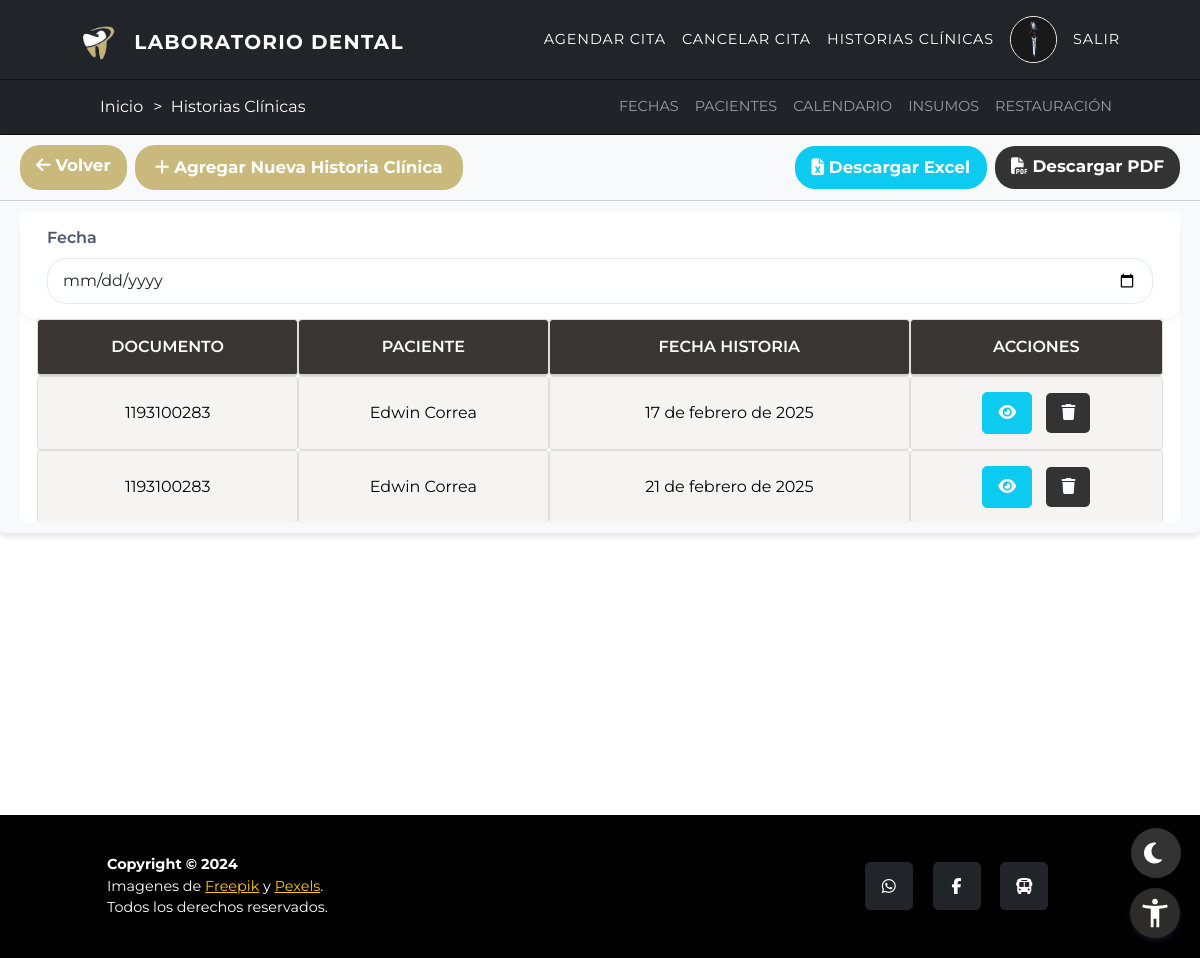
The page /list-historias/ (signed in) on the database its author committed.
### inicio/models.py (models this page shows, shortened)
class UserProfile(AbstractBaseUser, PermissionsMixin):
    TIPO_CHOICES = (
        (1, 'T.I'),
        (2, 'C.C'),
        (3, 'C.E'),
        (4, 'C.I'),
    )
    tipo = models.PositiveSmallIntegerField(choices=TIPO_CHOICES, default=2)
    documento = models.IntegerField(unique=True, validators=[validate_document_length])
    nombre = models.CharField(max_length=50)
    imagen = models.ImageField(upload_to='imagenes/', blank=True, null=True)
    direccion = models.CharField(max_length=100, null=True, blank=True)
    correo = models.EmailField(max_length=100, null=True, blank=True)
    ocupacion = models.CharField(max_length=50, null=True, blank=True)
    celular = models.CharField(max_length=15, null=True, blank=True)
    acudiente = models.CharField(max_length=50, null=True, blank=True)
    edad = models.PositiveSmallIntegerField(null=True, blank=True)
    is_active = models.BooleanField(default=True, null=True, blank=True)
    is_admin = models.BooleanField(default=False, null=True, blank=True)
    is_superuser = models.BooleanField(default=False, null=True, blank=True)
    is_staff = models.BooleanField(default=False)
    objects = UserProfileManager()
    USERNAME_FIELD = 'documento'
    REQUIRED_FIELDS = ['nombre', 'correo']

class Valoracion(models.Model):
    OPCIONES_SI_NO_NO_SABE = (
        (1, 'Si'),
        (2, 'No'),
        (3, 'Desinformado'),
    )
    OPCIONES_SI_NO = (
        (1, 'Si'),
        (2, 'No'),
    )
    user = models.ForeignKey(UserProfile, on_delete=models.CASCADE)
    nombre = models.CharField(max_length=150, blank=True)
    documento = models.CharField(max_length=50, blank=True)
    fecha_historia = models.DateField(null=True, blank=True)
    tratamiento_medicacion = models.PositiveSmallIntegerField(choices=OPCIONES_SI_NO_NO_SABE, default=3)
    reacciones_alergicas = models.PositiveSmallIntegerField(choices=OPCIONES_SI_NO_NO_SABE, default=3)
    transtorno_tension_arterial = models.PositiveSmallIntegerField(choices=OPCIONES_SI_NO_NO_SABE, default=3)
    diabetes = models.PositiveSmallIntegerField(choices=OPCIONES_SI_NO_NO_SABE, default=3)
    transtornos_emocionales = models.PositiveSmallIntegerField(choices=OPCIONES_SI_NO_NO_SABE, default=3)
    enfermedad_respiratoria = models.PositiveSmallIntegerField(choices=OPCIONES_SI_NO_NO_SABE, default=3)
    otros = models.CharField(max_length=100, blank=True)
    protesis_dental = models.CharField(max_length=100, blank=True)
    total = models.CharField(max_length=100, blank=True)
    acrilico = models.CharField(max_length=100, blank=True)
    flexible = models.CharField(max_length=100, blank=True)
    parcial = models.CharField(max_length=100, blank=True)
    retenedores = models.CharField(max_length=100, blank=True)
    panoramica = models.CharField(max_length=100, blank=True)
    periapical = models.CharField(max_length=100, blank=True)
    cepillado_dental = models.PositiveSmallIntegerField(choices=OPCIONES_SI_NO)
    seda_dental = models.PositiveSmallIntegerField(choices=OPCIONES_SI_NO)
    enjuague_bucal = models.PositiveSmallIntegerField(choices=OPCIONES_SI_NO)

### historiaclinica/views.py (the view)
# urls.py: path('list-historias/', views.listhistorias, name="listhistorias"),
@never_cache
@login_required(login_url='acceso_denegado')
def listhistorias(request):
    if request.user.is_superuser:
        historias = Valoracion.objects.all()
    else:
        historias = Valoracion.objects.filter(user=request.user)
    fecha = request.GET.get('fecha')
    if fecha:
        historias = historias.filter(fecha_historia=fecha)
    return render(request, 'listhistorias.html', {
        'historias': historias
    })

### historiaclinica/templates/listhistorias.html (shortened to what this page needs)
{% extends 'inicio.html' %}
{% load static %}
{% block titulo %}
Historias Clínicas
{% endblock %}
{% block content %}
<div class="ContentTable">
    <div class="card">
        <div class="card-header">
            <div class="d-flex justify-content-between align-items-center">
                <div class="d-flex">
                    <a class="btn btn-primary btn-custom me-2" href="{% url 'dashboard' %}" role="button"
                        data-tooltip="Volver al dashboard">
                        <i class="fas fa-arrow-left text-white"></i> <span> Volver </span>
                    </a>
                    {% if request.user.is_superuser %}
                    <a class="btn btn-success btn-custom me-2" href="{% url 'crearhistorias' %}" role="button"
                        data-tooltip="Agregar nueva historia clínica">
                        <i class="fas fa-plus text-white"></i> <span> Agregar Nueva Historia Clínica </span>
                    </a>
                    {% endif %}
                </div>
                <div class="d-flex">
                    <a class="btn btn-info btn-custom me-2" href="{% url 'reporte_excel_historia' %}" role="button"
                        data-tooltip="Descargar tabla en excel">
                        <i class="fas fa-file-excel text-white"></i> <span>Descargar Excel</span>
                    </a>
                    <a class="btn btn-danger btn-custom" href="{% url 'reporte_pdf_historia' %}" role="button"
                        data-tooltip="Descargar tabla en pdf">
                        <i class="fas fa-file-pdf text-white"></i> <span>Descargar PDF</span>
                    </a>
                </div>
            </div>
        </div>
        <div class="card-body">
            <div class="table-container">
                <form id="filtroForm" method="get" action="{% url 'listhistorias' %}">
                    <div class="row" style="width: 100%;">
                        <div>
                            <label for="fechaFiltro" class="form-label"
                                data-tooltip="Filtrar citas por fecha">Fecha</label>
                            <input type="date" id="fechaFiltro" name="fecha" class="form-control"
                                value="{{ request.GET.fecha }}" data-tooltip="Filtrar por fecha">
                        </div>
                    </div>
                </form>
                <div class="table-responsive">
                    <table id="elementosTable" class="table table-primary table-centered">
                        <thead>
                            <tr>
                                <th id="headerDocumento" data-sort="documento" scope="col"
                                    data-tooltip="Documento del paciente">Documento</th>
                                <th id="headerPaciente" data-sort="nombre" scope="col"
                                    data-tooltip="Nombre del paciente">Paciente</th>
                                <th id="headerFecha" data-sort="fecha_historia" scope="col"
                                    data-tooltip="Fecha de la historia clínica">Fecha Historia</th>
                                <th scope="col" data-tooltip="Acciones disponibles">Acciones</th>
                            </tr>
                        </thead>
                        <tbody>
                            {% for historia in historias %}
                            <tr>
                                <td data-sort="documento">{{ historia.documento }}</td>
                                <td data-sort="nombre">{{ historia.nombre }}</td>
                                <td data-sort="fecha_historia">{{ historia.fecha_historia }}</td>
                                <td>
                                    <a class="btn btn-info" href="{% url 'verhistorias' historia.id %}" role="button"
                                        data-tooltip="Ver detalles de la historia"><i
                                            class="fas fa-eye sort-icon a"></i></a>
                                    {% if user.is_superuser %}
                                    <button class="btn btn-danger"
                                        onclick="confirmarEliminacion2('{{ historia.id }}', '{{ historia.nombre }}', '{{ historia.documento }}')"
                                        data-tooltip="Eliminar historia clínica"><i
                                            class="fas fa-trash sort-icon a"></i></button>
                                    {% endif %}
                                </td>
                            </tr>
                            {% endfor %}
                        </tbody>
                    </table>
                </div>
            </div>
        </div>
    </div>
</div>
{% endblock %}

### inicio/templates/inicio.html (shortened to what this page needs)
{% load static %}
<!DOCTYPE html>
<html lang="es">
<head>
  <link rel="stylesheet" href="https://cdn.jsdelivr.net/npm/bootstrap@5.3.2/dist/css/bootstrap.min.css"
 />
  <link rel="stylesheet" href="https://cdn.jsdelivr.net/npm/flatpickr/dist/flatpickr.min.css">
  <link rel="stylesheet" href="https://cdnjs.cloudflare.com/ajax/libs/font-awesome/6.5.2/css/all.min.css" />
  <link rel="stylesheet" href="https://cdn.jsdelivr.net/npm/sweetalert2@11.0.19/dist/sweetalert2.min.css" />
  <link rel="stylesheet" href="https://cdn.datatables.net/2.1.6/css/dataTables.jqueryui.min.css" />
  <link rel="stylesheet" href="https://cdn.datatables.net/2.1.6/css/dataTables.dataTables.min.css" />
  <link rel="stylesheet" href="https://cdn.datatables.net/buttons/3.1.2/css/buttons.dataTables.min.css" />
  <link rel="stylesheet" href="{% static 'css/inicio_dashboard2.css' %}?v3.3" />
  <link rel="stylesheet" href="{% static 'css/styles.css' %}?v2.9" />
  <link rel="stylesheet" href="{% static 'css/tablas.css' %}?v3.3">
  <link rel="stylesheet" href="{% static 'css/custom.css' %}?v1.9">
  <link rel="stylesheet" href="{% static 'css/dark_mode.css' %}?v2.4">
  <link rel="stylesheet" href="{% static 'css/htmlInicio.css' %}?v1.2">
</head>
<body id="page-top">
  <div class="menu">
    <nav class="navbar2 navbar-expand-lg navbar-dark fixed-top navbar-shrink" id="mainNav">
      <div class="container">
        <a class="navbar-brand d-flex align-items-center" href="{% url 'dashboard' %}"
          data-tooltip="Ir al Tablero Principal">
          <img src="{% static 'img/logo.png' %}" alt="Logo" class="img-fluid" style="max-height: 40px; width: auto;">
          <span class="labo ms-2 d-none d-sm-inline">LABORATORIO DENTAL</span>
        </a>
        <div class="collapse navbar-collapse" id="navbarResponsiveCombined">
          <ul class="navbar-nav text-uppercase ms-auto py-4 py-lg-0">
            <li class="nav-item">
              <a class="nav-link" href="{% url 'crearcitas' %}" data-tooltip="Programar una nueva cita">
                Agendar Cita
              </a>
            </li>
            <li class="nav-item">
              <a class="nav-link" href="{% url 'listcitas' %}" data-tooltip="Ver y cancelar citas existentes">
                Cancelar Cita
              </a>
            </li>
            <li class="nav-item">
              <a class="nav-link" href="{% url 'listhistorias' %}" data-tooltip="Acceder a historias clínicas">
                Historias Clínicas
              </a>
            </li>
            <li class="nav-item">
              <div class="profile-dropdown">
                <div onclick="toggle()" class="profile-dropdown-btn">
                  <a href="{% url 'configuracion' id=user.id %}" data-tooltip="Ver perfil y configuración">
                    <div class="profile-img">
                      {% if user.imagen %}
                      <img src="{{ user.imagen.url }}" alt="Profile Image" />
                      {% else %}
                      <img src="{% static 'img/user.png' %}" alt="Default Profile Image" />
                      {% endif %}
                    </div>
                  </a>
                </div>
              </div>
            </li>
            <li class="nav-item">
              <form method="post" action="{% url 'signout' %}" id="logout-form" style="display: inline">
                <a class="nav-link" href="#"
                  onclick="event.preventDefault(); document.getElementById('logout-form').submit();"
                  data-tooltip="Cerrar sesión">
                  Salir
                </a>
              </form>
            </li>
          </ul>
        </div>
      </div>
    </nav>
    <nav class="navbar navbar-expand-lg navbar-dark fixed-top second-navbar d-none d-lg-block">
      <div class="collapse navbar-collapse" id="navbarResponsive">
        <div class="container d-flex justify-content-center">
          <p id="home2">
          <div class="breadcrumbs">
            <a href="{% url 'dashboard' %}" data-tooltip="Volver al inicio">Inicio</a>&gt;&nbsp;
            {% block titulo %} {% endblock %}
          </div>
          </p>
          {% if user.is_superuser %}
          <ul class="navbar-nav text-uppercase ms-auto py-4 py-lg-0 d-flex justify-content-center">
            <li class="nav-item">
              <a class="nav-link" href="{% url 'listfechas' %}" data-tooltip="Gestionar fechas disponibles">Fechas</a>
            </li>
            <li class="nav-item">
              <a class="nav-link" href="{% url 'listcuentas' %}" data-tooltip="Ver lista de pacientes">Pacientes</a>
            </li>
            <li class="nav-item">
              <a class="nav-link" href="{% url 'calendario' %}" data-tooltip="Ver calendario de citas">Calendario</a>
            </li>
            <li class="nav-item">
              <a class="nav-link" href="{% url 'listelementos' %}"
                data-tooltip="Gestionar inventario de insumos">Insumos</a>
            </li>
            <li class="nav-item">
              <a class="nav-link" href="{% url 'backup_list' %}"
                data-tooltip="Gestionar copias de seguridad">Restauración</a>
            </li>
          </ul>
          {% endif %}
        </div>
      </div>
    </nav>
  </div>
  {% block content %} {% endblock %}
  <div class="bootFooter">
    <div class="dark-mode-toggle" id="darkModeToggle"> </div>
    <footer class="footer py-4">
      <div class="container">
        <div class="row align-items-center 1">
          <div class="col-lg-4 text-lg-start">
            <strong>Copyright © 2024</strong> <br>
            Imagenes de <a href="https://www.freepik.es/fotos-vectores-gratis/odontologia" target="_blank"
              data-tooltip="Visita Freepik">Freepik</a> y <a href="https://www.pexels.com/" target="_blank"
              data-tooltip="Visita Pexels">Pexels</a>. <br>
            Todos los derechos reservados.
          </div>
          <div class="col-lg-4 my-3 my-lg-0">
            <a class="btn btn-dark btn-social mx-2" href="https://api.whatsapp.com/send?phone=573222829221"
              aria-label="Whatsapp" data-social="Whatsapp" onclick="return openInteractiveWindow(this.href);"
              data-tooltip="Contáctanos por WhatsApp">
              <i class="fa-brands fa-whatsapp"></i>
            </a>
            <a class="btn btn-dark btn-social mx-2 2"
              href="https://www.facebook.com/profile.php?id=100042873386422&mibextid=ZbWKwL" aria-label="Facebook"
              data-social="Facebook" onclick="return openInteractiveWindow(this.href);"
              data-tooltip="Síguenos en Facebook">
              <i class="fa-brands fa-facebook-f"></i>
            </a>
            <a class="btn btn-dark btn-social mx-2 3" href="https://maps.app.goo.gl/ANEuUgRV9diJPPBv7" aria-label="Mapa"
              data-social="Mapa" onclick="return openInteractiveWindow(this.href);"
              data-tooltip="Encuéntranos en el mapa">
              <i class="fa-solid fa-bus"></i>
            </a>
          </div>
        </div>
      </div>
    </footer>
  </div>
</body>
</html>

### rows shown on the page
UserProfile: imagen (picture)
Valoracion: documento "1193100283", nombre "Edwin Correa", fecha_historia "17 de febrero de 2025"
Valoracion: documento "1193100283", nombre "Edwin Correa", fecha_historia "21 de febrero de 2025"
